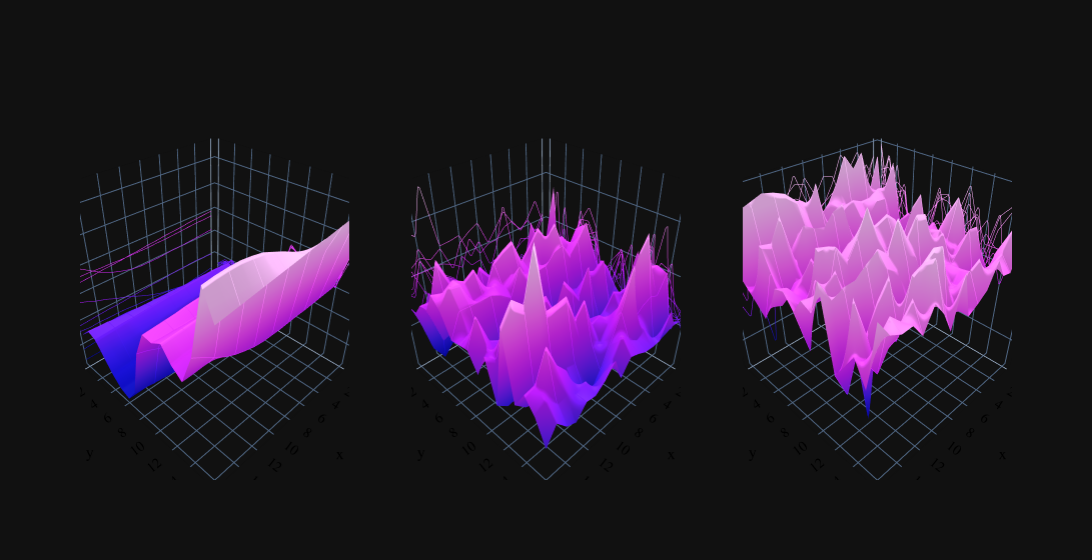

The cell this chart's notebook holds for it:
### Code cell
from turtle import color
import plotly.graph_objects as go
from plotly.subplots import make_subplots

fig = make_subplots(
        rows=1, cols=3,
        specs=[[{'type': 'surface'}, {'type': 'surface'},{'type': 'surface'}]],print_grid=False)

    # Generate data
nx = afm.shape[0]
ny = afm.shape[1]
x = np.arange(0, nx, 1)
y = np.arange(0, ny, 1)

exp2plots = [afm,lockin,multimeter]
for i,expriment in enumerate(exp2plots):
    fig.add_trace(
        go.Surface( z=expriment, colorscale='Plotly3',showscale=False),row=1, col=i+1)
    fig.update_traces(contours_x=dict(show=True, usecolormap=True, project_x=True))
    fig.update_traces(contours_y=dict(show=True, usecolormap=True, project_y=True))

fig.update_layout(
     template="plotly_dark",
     width=1200,
    xaxis_title=r'$x$ (nm)',
    yaxis_title=r'$y (nm)$',
    font=dict(
        family="Computer Modern Roman,serif",
        color='black',
        size=13,
    )
)

fig.show()

### Figure 1 — Plotly figure (JSON) as saved in the notebook; plotly's stock layout.template omitted (floating-point values rounded to 4 significant figures; data arrays with more than 128 entries replaced by an {"elided": "..."} marker saying what was removed)
{"data": [{"colorscale": [[0, "#0508b8"], [0.08333, "#1910d8"], [0.1667, "#3c19f0"], [0.25, "#6b1cfb"], [0.3333, "#981cfd"], [0.4167, "#bf1cfd"], [0.5, "#dd2bfd"], [0.5833, "#f246fe"], [0.6667, "#fc67fd"], [0.75, "#fe88fc"], [0.8333, "#fea5fd"], [0.9167, "#febefe"], [1, "#fec3fe"]], "contours": {"x": {"project": {"x": true}, "show": true, "usecolormap": true}, "y": {"project": {"y": true}, "show": true, "usecolormap": true}}, "scene": "scene", "showscale": false, "type": "surface", "z": {"elided": "17x17 int values"}}, {"colorscale": [[0, "#0508b8"], [0.08333, "#1910d8"], [0.1667, "#3c19f0"], [0.25, "#6b1cfb"], [0.3333, "#981cfd"], [0.4167, "#bf1cfd"], [0.5, "#dd2bfd"], [0.5833, "#f246fe"], [0.6667, "#fc67fd"], [0.75, "#fe88fc"], [0.8333, "#fea5fd"], [0.9167, "#febefe"], [1, "#fec3fe"]], "contours": {"x": {"project": {"x": true}, "show": true, "usecolormap": true}, "y": {"project": {"y": true}, "show": true, "usecolormap": true}}, "scene": "scene2", "showscale": false, "type": "surface", "z": {"elided": "17x17 float values"}}, {"colorscale": [[0, "#0508b8"], [0.08333, "#1910d8"], [0.1667, "#3c19f0"], [0.25, "#6b1cfb"], [0.3333, "#981cfd"], [0.4167, "#bf1cfd"], [0.5, "#dd2bfd"], [0.5833, "#f246fe"], [0.6667, "#fc67fd"], [0.75, "#fe88fc"], [0.8333, "#fea5fd"], [0.9167, "#febefe"], [1, "#fec3fe"]], "contours": {"x": {"project": {"x": true}, "show": true, "usecolormap": true}, "y": {"project": {"y": true}, "show": true, "usecolormap": true}}, "scene": "scene3", "showscale": false, "type": "surface", "z": {"elided": "17x17 float values"}}], "layout": {"font": {"color": "black", "family": "Computer Modern Roman,serif", "size": 13}, "scene": {"domain": {"x": [0, 0.2889], "y": [0, 1]}}, "scene2": {"domain": {"x": [0.3556, 0.6444], "y": [0, 1]}}, "scene3": {"domain": {"x": [0.7111, 1], "y": [0, 1]}}, "width": 1200, "xaxis": {"title": {"text": "$x$ (nm)"}}, "yaxis": {"title": {"text": "$y (nm)$"}}}}
